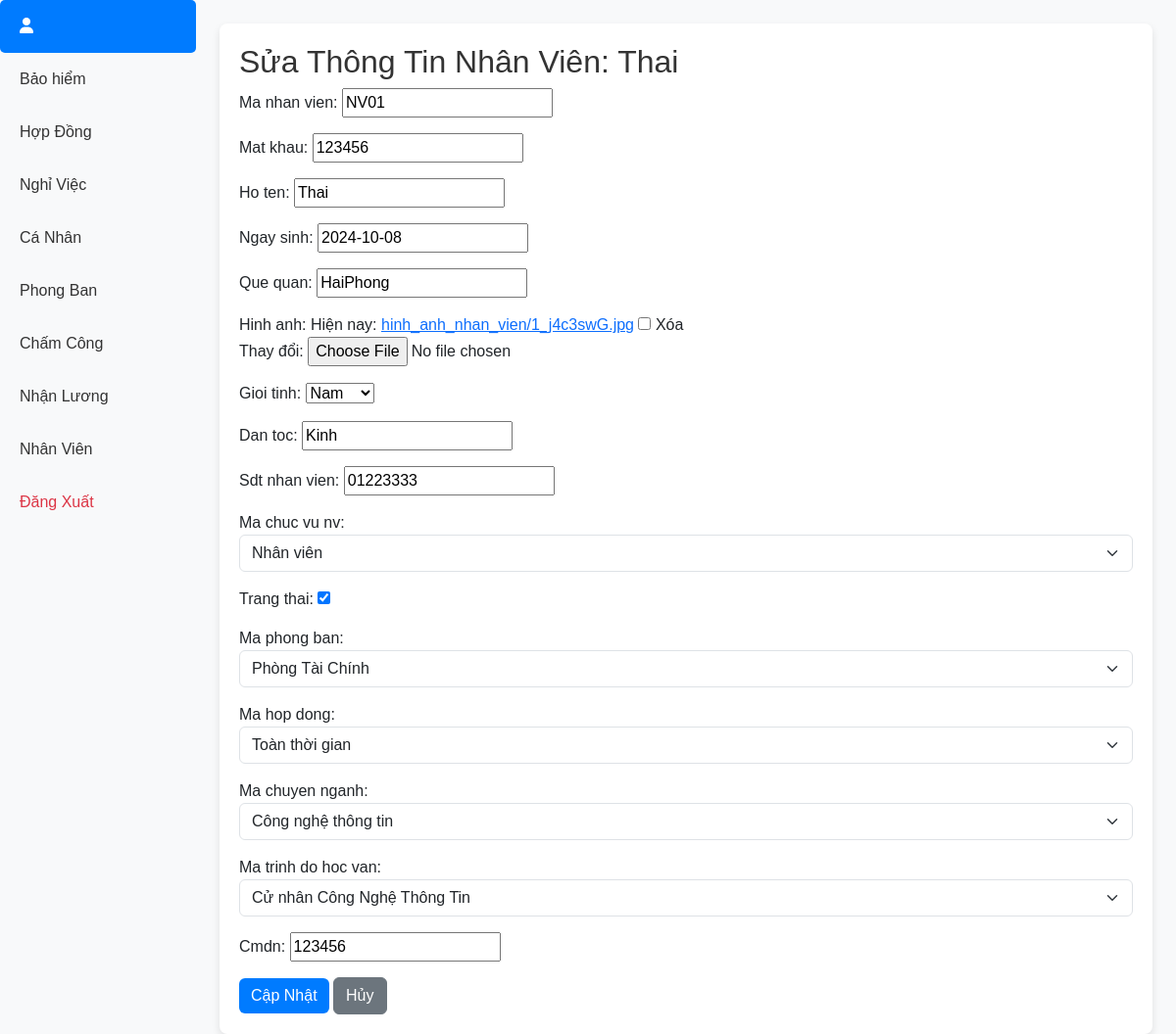
Page /edit-nhan-vien/NV01/ on the committed database.
### hr/models.py (models this page shows, shortened)
class NhanVien(models.Model):
    GIOI_TINH_CHOICES = [
        (0, 'Nữ'),
        (1, 'Nam'),
    ]
    ma_nhan_vien = models.CharField(max_length=30, primary_key=True)
    mat_khau = models.CharField(max_length=100)
    ho_ten = models.CharField(max_length=50)
    ngay_sinh = models.DateField()
    que_quan = models.CharField(max_length=100)
    hinh_anh = models.ImageField(upload_to='hinh_anh_nhan_vien/', blank=True, null=True)
    gioi_tinh = models.IntegerField(choices=GIOI_TINH_CHOICES)
    dan_toc = models.CharField(max_length=10)
    sdt_nhan_vien = models.CharField(max_length=11)
    ma_chuc_vu_nv = models.ForeignKey('ChucVuNhanVien', on_delete=models.CASCADE)
    trang_thai = models.BooleanField()
    ma_phong_ban = models.ForeignKey(PhongBan, on_delete=models.CASCADE)
    ma_hop_dong = models.ForeignKey('HopDong', on_delete=models.CASCADE)
    ma_chuyen_nganh = models.ForeignKey(ChuyenNganh, on_delete=models.CASCADE)
    ma_trinh_do_hoc_van = models.ForeignKey('TrinhDoHocVan', on_delete=models.CASCADE)
    cmdn = models.CharField(max_length=50)

class ChucVuNhanVien(models.Model):
    ma_chuc_vu_nv = models.CharField(max_length=30, primary_key=True)
    ten_chuc_vu = models.CharField(max_length=50)
    def __str__(self):
        return self.ten_chuc_vu

class PhongBan(models.Model):
    ma_phong_ban = models.CharField(max_length=30, primary_key=True)
    ten_phong_ban = models.CharField(max_length=50)
    dia_chi = models.CharField(max_length=50)
    sdt_phong_ban = models.CharField(max_length=11)
    def __str__(self):
        return self.ten_phong_ban

class HopDong(models.Model):
    ma_hop_dong = models.CharField(max_length=30, primary_key=True)
    loai_hop_dong = models.CharField(max_length=50)
    ngay_bat_dau = models.DateField()
    ngay_ket_thuc = models.DateField()
    ghi_chu = models.TextField()
    def __str__(self):
        return self.loai_hop_dong

class ChuyenNganh(models.Model):
    ma_chuyen_nganh = models.CharField(max_length=30, primary_key=True)
    ten_chuyen_nganh = models.CharField(max_length=50)
    def __str__(self):
        return self.ten_chuyen_nganh

class TrinhDoHocVan(models.Model):
    ma_trinh_do_hoc_van = models.CharField(max_length=30, primary_key=True)
    ten_trinh_do = models.TextField()
    he_so_bac = models.FloatField()
    def __str__(self):
        return self.ten_trinh_do

### hr/views.py (the view)
# urls.py: path('edit-nhan-vien/<str:ma_nhan_vien>/', edit_nhanvien_view, name='edit_nhanvien'),
def edit_nhanvien_view(request, ma_nhan_vien):
    nhan_vien = get_object_or_404(NhanVien, ma_nhan_vien=ma_nhan_vien)
    if request.method == 'POST':
        form = NhanVienForm(request.POST, request.FILES, instance=nhan_vien)
        if form.is_valid():
            form.save()
            return redirect('employee')  # Chuyển hướng về danh sách nhân viên
    else:
        form = NhanVienForm(instance=nhan_vien)
    return render(request, 'edit_nhanvien.html', {'form': form, 'nhan_vien': nhan_vien})

### hr/forms.py
class NhanVienForm(forms.ModelForm):
    class Meta:
        model = NhanVien
        fields = '__all__'
        widgets = {
            'ma_chuc_vu_nv': forms.Select(attrs={'class': 'form-select'}),
            'ma_phong_ban': forms.Select(attrs={'class': 'form-select'}),
            'ma_hop_dong': forms.Select(attrs={'class': 'form-select'}),
            'ma_chuyen_nganh': forms.Select(attrs={'class': 'form-select'}),
            'ma_trinh_do_hoc_van': forms.Select(attrs={'class': 'form-select'}),
        }

### hr/templates/edit_nhanvien.html (shortened to what this page needs)
{% extends 'home.html' %}
{% block content %}
<div class="container mt-4">
    <h2>Sửa Thông Tin Nhân Viên: {{ nhan_vien.ho_ten }}</h2>
    <form method="POST" enctype="multipart/form-data">
        {{ form.as_p }}
        <button type="submit" class="btn btn-primary">Cập Nhật</button>
        <a href="{% url 'employee' %}" class="btn btn-secondary">Hủy</a>
    </form>
</div>
{% endblock %}

### hr/static/css/styles.css (style rules this page uses)
body { font-family: 'Arial', sans-serif; margin: 0; padding: 0; }

### hr/static/main.css (style rules this page uses)
body { background-image: url('/static/hr/background.jpg'); background-size: cover; background-position: center; height: 100vh; margin: 0; padding: 0; }
.container { background-color: rgba(255, 255, 255, 0.8); padding: 30px; border-radius: 10px; box-shadow: 0 4px 8px rgba(0, 0, 0, 0.2); }
h2, h1 { color: #333; }
.btn-primary { background-color: #007bff; border: none; }
body { background-color: #f8f9fa; font-family: Arial, sans-serif; }
.container { background-color: #ffffff; border-radius: 8px; box-shadow: 0 4px 8px rgba(0, 0, 0, 0.1); padding: 20px; }

### rows in the picture
NhanVien: ho_ten "Thai", ma_nhan_vien "NV01", mat_khau "123456", ngay_sinh "2024-10-08", que_quan "HaiPhong", gioi_tinh "Nam", dan_toc "Kinh", sdt_nhan_vien "01223333", trang_thai "☑", cmdn "123456"
ChucVuNhanVien: ma_chuc_vu_nv "Nhân viên"
PhongBan: ma_phong_ban "Phòng Tài Chính"
HopDong: ma_hop_dong "Toàn thời gian"
ChuyenNganh: ma_chuyen_nganh "Công nghệ thông tin"
TrinhDoHocVan: ma_trinh_do_hoc_van "Cử nhân Công Nghệ Thông Tin"
